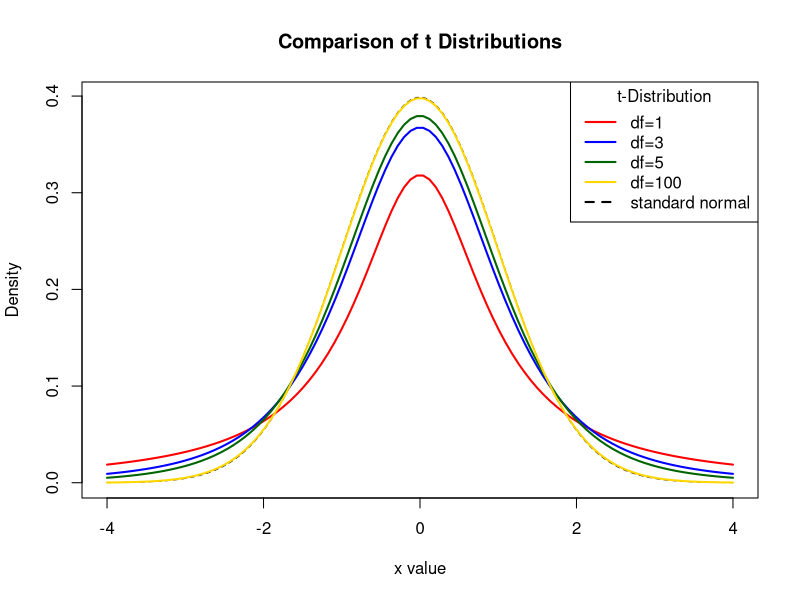
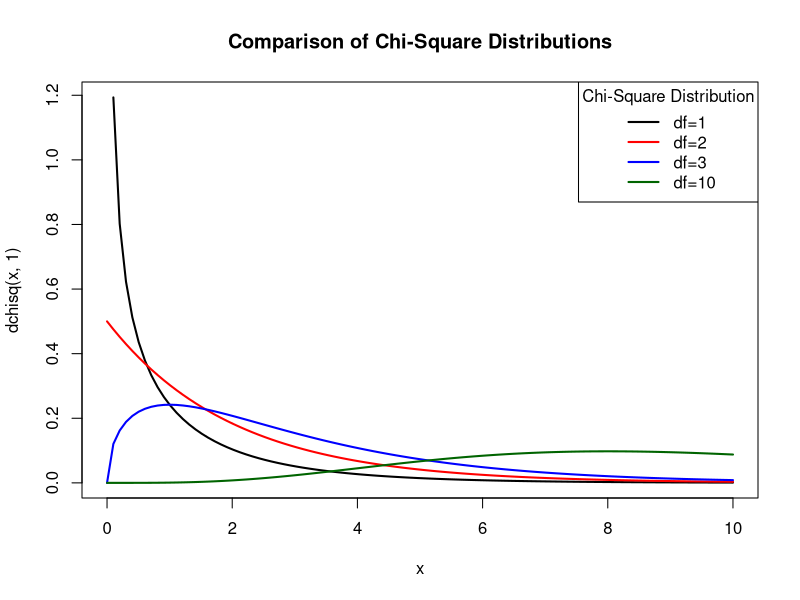
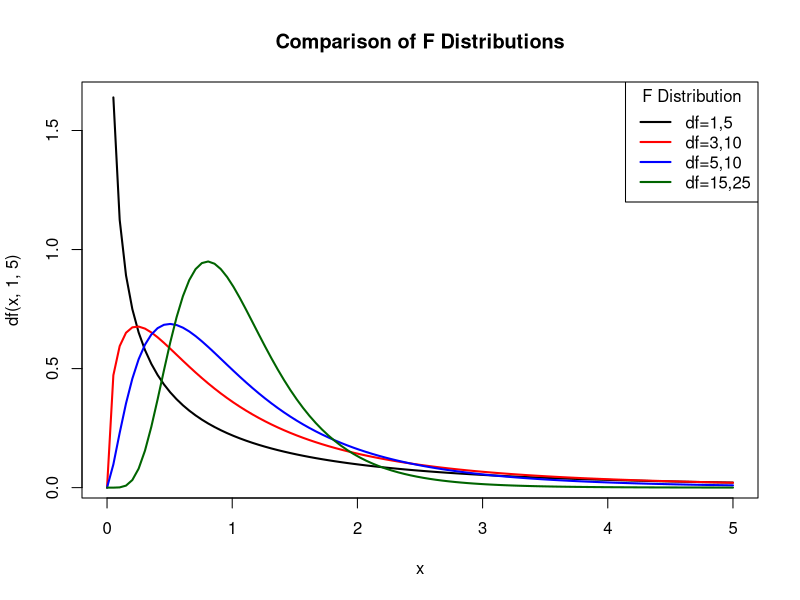

Reproduce these figures in R, in order.
# Student's t distributions with various df and compare to the standard normal distribution

# Provide a range of values
x <- seq(-4, 4, length=100)

# different degrees of freedom
df <- c(1, 3, 5, 100)
# Set up colours and labels for the functions and plot legend
colors <- c("red", "blue", "darkgreen", "gold", "black")
labels <- c("df=1", "df=3", "df=5", "df=100", "standard normal")

# plot Z first
plot(x, dnorm(x), type="l", lty=2, xlab="x value",
     ylab="Density", main="Comparison of t Distributions")

# add lines representing t-distribution
for (i in 1:4){
  lines(x, dt(x,df[i]), lwd=2, col=colors[i])
}

legend("topright", title="t-Distribution",
       labels, lwd=2, lty=c(1, 1, 1, 1, 2), col=colors)

# Chi-square distribution 
x <- seq(0, 10, length=100)

# Plot chi-square with 1 df
plot(x, dchisq(x,1),type='l',lwd=2, main="Comparison of Chi-Square Distributions")

# Add lines for other df
df <- c(2, 3,10)
# Set up colours and labels for the functions and plot legend
colors <- c("black","red", "blue", "darkgreen")
labels <- c("df=1", "df=2", "df=3", "df=10")
for (i in 1:3){
  lines(x, dchisq(x,df[i]), lwd=2, col=colors[i+1])
}
legend("topright", title="Chi-Square Distribution",
       labels, lwd=2, col=colors)

# F distribution 
x <- seq(0, 5, length=100)
# Plot F with 1 numerator and 5 denominator df
plot(x, df(x,1,5),type='l',lwd=2, main="Comparison of F Distributions")
df1<-c(3,5,15)
df2<-c(5,10,25)
colors <- c("black","red", "blue", "darkgreen")
# Add lines for additional numerator and denominator df
for (i in 1:3){
lines(x,df(x,df1[i],df2[i]),col=colors[i+1],lwd=2)
}

labels <- c("df=1,5", "df=3,10", "df=5,10", "df=15,25")
legend("topright", title="F Distribution",
       labels, lwd=2, col=colors)

